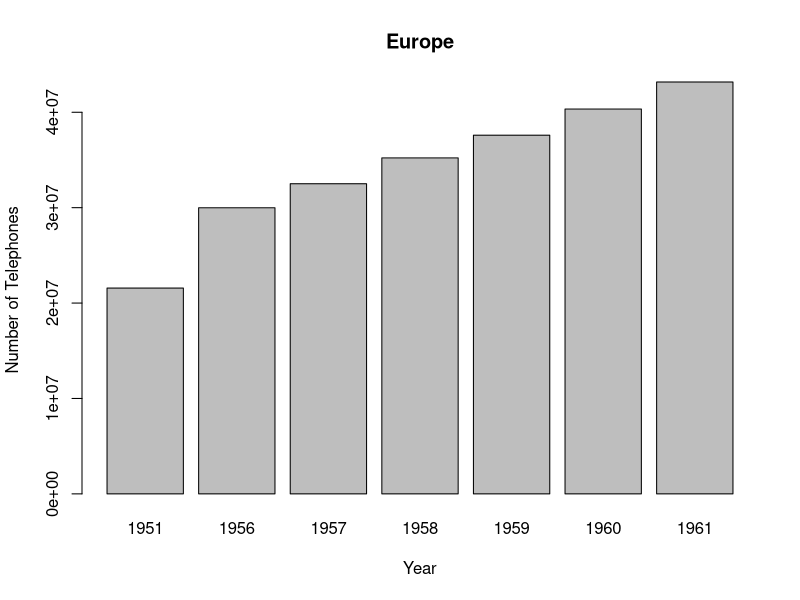

Generate this figure with R:

input_table<-WorldPhones
input_region<-"Europe"

{{
# Render a barplot
    barplot(input_table[,input_region]*1000, 
            main=input_region,
            ylab="Number of Telephones",
            xlab="Year")
}}
